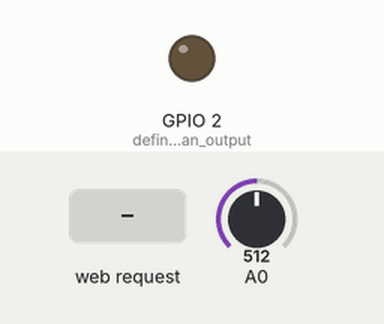
A sketch run on a simulated ESP8266 (NodeMCU). Parts: output pins drawn as LEDs (lit = HIGH). The test bench sets the inputs (shaded band); at power-on: A0 = 512. WiFi joins after 1.5 s; servers stay silent unless stated; what the sketch prints to the serial monitor is not drawn.

Above: at 2.7 s.
2.8 s: HTTP request GET /H received
At 3.1 s:
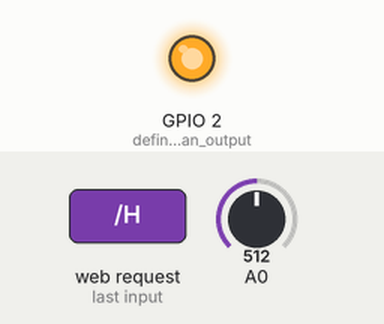
4.3 s: HTTP request GET /L received
At 5.4 s:
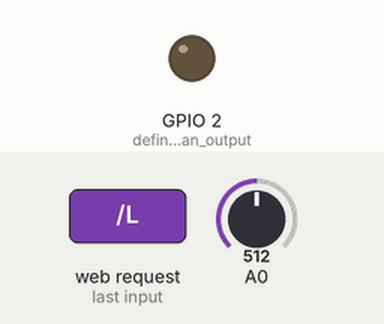
Timing chart, 0 to 7.3 s (numbered marks = the images above; inputs shaded):
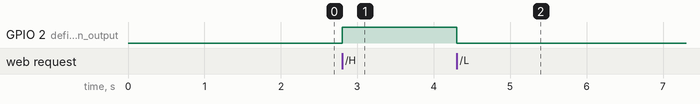

The sketch:

Turn_a_LED_using_mobile.ino
```cpp
#include <SPI.h>
#include <ESP8266WiFi.h>
#include <stdio.h>
#include <stdlib.h>

char ssid[] = ""; // Name of the network goes here
char pass[] = ""; // Password of the network
int keyIndex = 0;

//const int button = 8;            // GPIO 8 for the button
int ledflag = 0;                   // LED status flag

WiFiServer server(80);

void setup()
{
  // put your setup code here, to run once:

  //pinMode(button,INPUT);         // define button as an input
  pinMode(LED_BUILTIN, OUTPUT);           // define LED as an output
  digitalWrite(LED_BUILTIN, LOW);         // turn output off just in case

  Serial.begin(115200);
  Serial.print("Connecting WiFi: ");
  Serial.println(ssid);

  WiFi.mode(WIFI_STA);
  WiFi.begin(ssid, pass);
  while (WiFi.status() != WL_CONNECTED)
  {
    Serial.print(".");
    delay(500);
  }

  server.begin();
}

void loop()
{
  // put your main code here, to run repeatedly:

  WiFiClient client = server.available();

  if (client)
  {
    String currentLine = "";

    while (client.connected())
    {
      if (client.available())
      {
        char c = client.read();

        if (c == '\n')
        {
          if (currentLine.length() == 0)
          {
            client.println("HTTP/1.1 200 OK");
            client.println("Content-type:text/html");
            client.println();
            client.print("Value at A0 is");
            client.print(analogRead(A0));
            client.print("<br>");

            client.println();

            break;
          }

          else
          {
            currentLine = "";
          }
        }

        else if (c != '\r')
        {
          currentLine += c;
        }

        if (currentLine.endsWith("GET /H"))
        {
          if (ledflag == 0)
          {
            ledflag = 1;

            digitalWrite(LED_BUILTIN, HIGH);
          }
        }

        if (currentLine.endsWith("GET /L"))
        {
          ledflag = 0;

          digitalWrite(LED_BUILTIN, LOW);
        }
      }
    }
  }
}
```

Measured:
- after the input at 2.8 s, GPIO 2 (define_LED_as_an_output): LOW → HIGH at once
- after the input at 4.3 s, GPIO 2 (define_LED_as_an_output): HIGH → LOW at once
